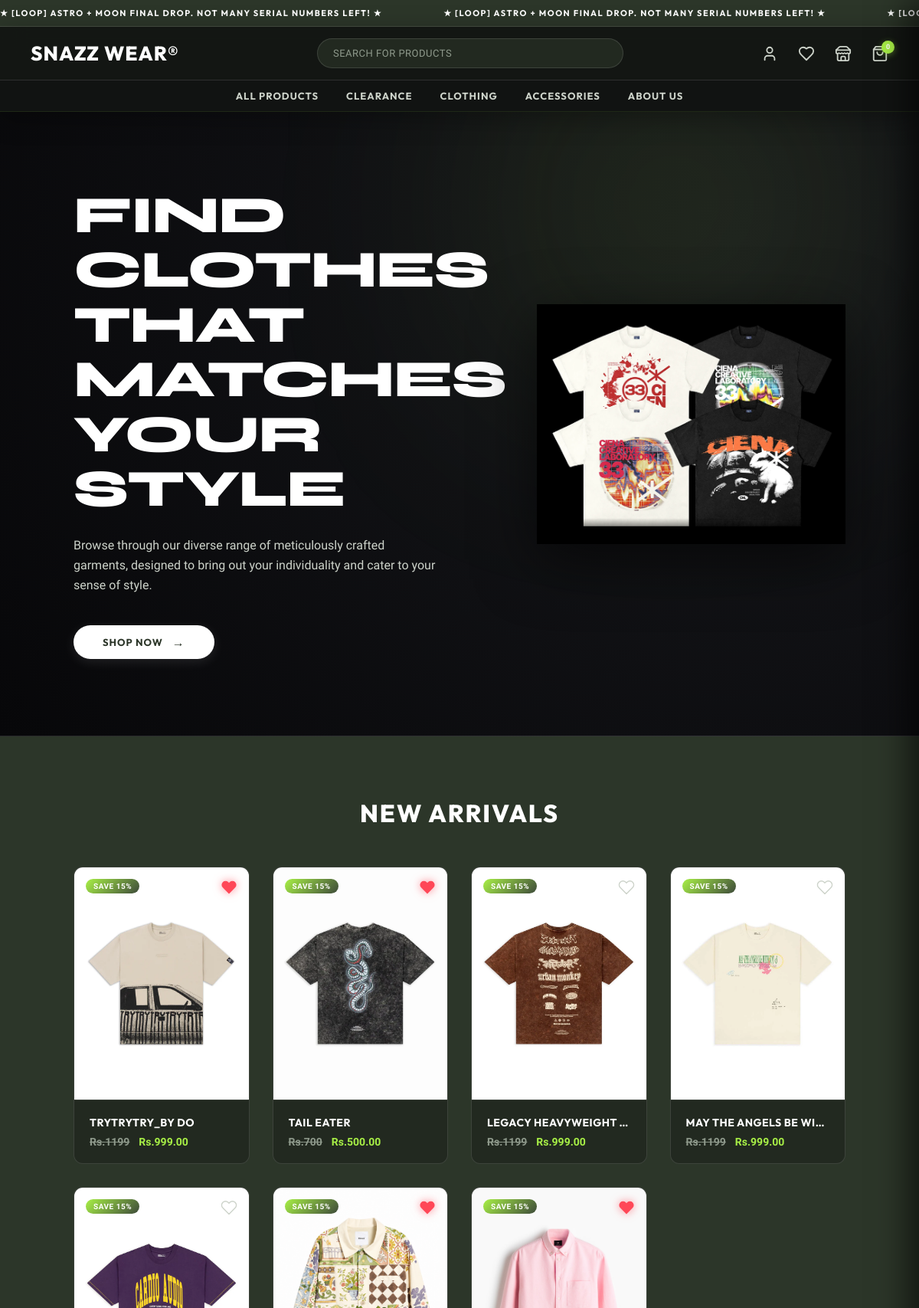
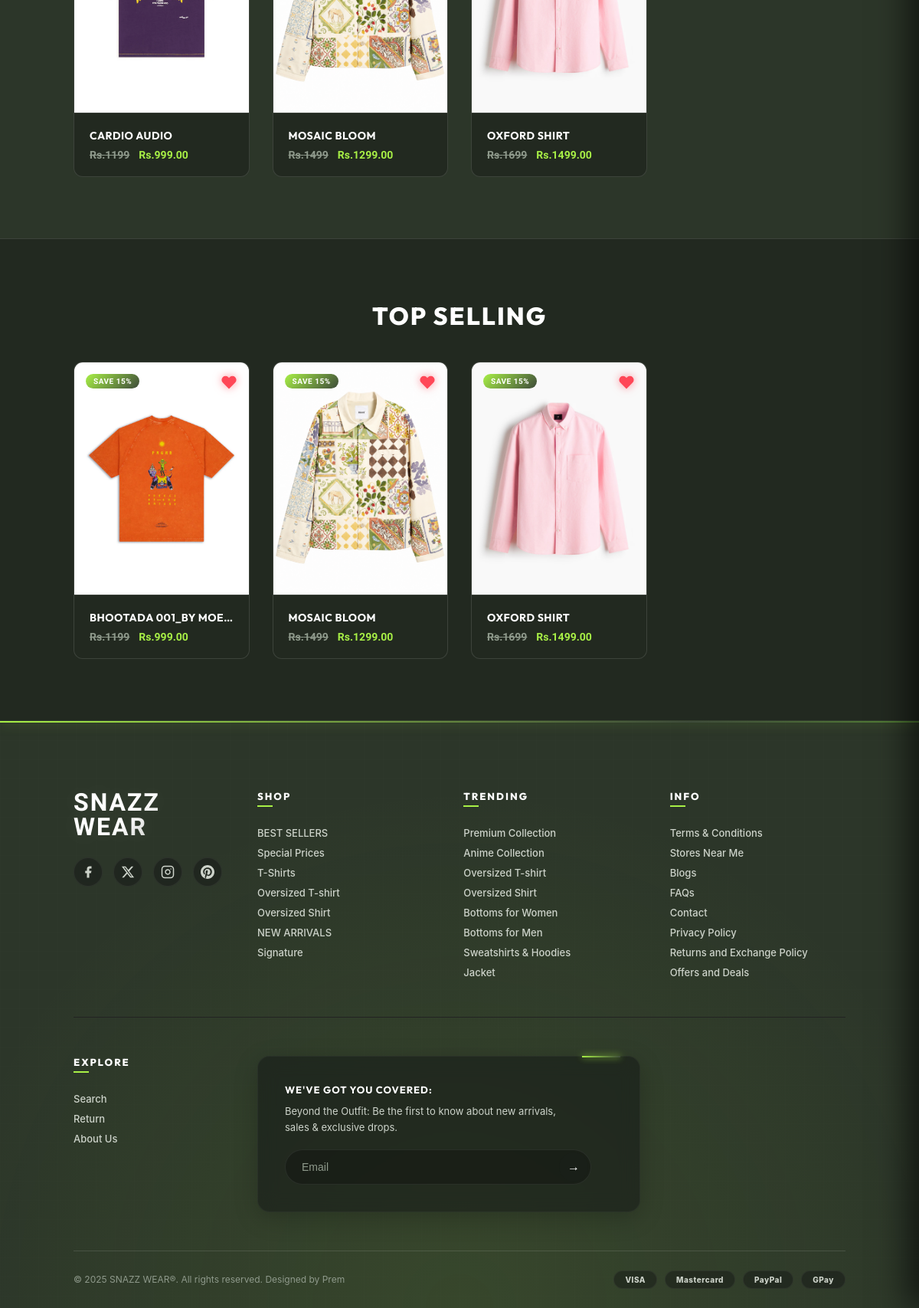
The page / on the database its author committed (2 pictures, top to bottom).
### products/models.py (models this page shows, shortened)
class Product(models.Model):
    name = models.CharField(max_length=200)
    slug = models.SlugField(unique=True)
    category = models.ForeignKey(Category, on_delete=models.CASCADE)
    description = models.TextField()
    price = models.DecimalField(max_digits=10, decimal_places=2)
    is_new = models.BooleanField(default=False)
    is_top_selling = models.BooleanField(default=False)
    created_at = models.DateTimeField(auto_now_add=True)

class ProductImage(models.Model):
    product = models.ForeignKey(Product, on_delete=models.CASCADE)
    image = models.ImageField(upload_to='products/')

### core/views.py (the view)
# urls.py: path('', HomeView.as_view(), name='home'),
class HomeView(TemplateView):
    template_name = "core/home.html"
    def get_context_data(self, **kwargs):
        context = super().get_context_data(**kwargs)
        context['new_arrivals'] = Product.objects.filter(is_new=True)
        context['top_selling'] = Product.objects.filter(is_top_selling=True)
        from products.views import get_wishlist_ids
        context['wishlist_product_ids'] = get_wishlist_ids(self.request)
        return context

### products/views.py (called while the page is built)
def get_wishlist_session(request):
    if not request.session.session_key:
        request.session.create()
    return request.session.session_key

def get_wishlist_ids(request):
    if request.user.is_authenticated:
        return list(Wishlist.objects.filter(user=request.user).values_list('product_id', flat=True))
    else:
        return list(Wishlist.objects.filter(session_id=get_wishlist_session(request)).values_list('product_id', flat=True))

### templates/core/home.html (shortened to what this page needs)
{% extends 'base.html' %}
{% load static %}
{% block content %}
<section class="hero">
    <div class="hero-text">
        <h1>FIND CLOTHES<br>THAT MATCHES<br>YOUR STYLE</h1>
        <p>
            Browse through our diverse range of meticulously crafted garments,
            designed to bring out your individuality and cater to your sense of style.
        </p>
        <a href="/shop/" class="btn-primary">Shop Now</a>
    </div>
<div class="hero-image">
    <img src="{% static 'images/Back.png' %}" alt="Hero Image">
</div>
</section>
<section class="home-products">
    <div class="container">
        <h2 class="section-title">NEW ARRIVALS</h2>
        <div class="shop-grid">
            {% for product in new_arrivals %}
                <div class="premium-card">
                    <div class="premium-image-wrapper">
                        <div class="premium-badge">SAVE 15%</div>
                        <div class="premium-heart" data-product-id="{{ product.id }}">
                            <svg class="{% if product.id in wishlist_product_ids %}active{% endif %}" viewBox="0 0 24 24" fill="none" stroke="currentColor" stroke-width="1.5" stroke-linecap="round" stroke-linejoin="round">
                                <path d="M20.84 4.61a5.5 5.5 0 0 0-7.78 0L12 5.67l-1.06-1.06a5.5 5.5 0 0 0-7.78 7.78l1.06 1.06L12 21.23l7.78-7.78 1.06-1.06a5.5 5.5 0 0 0 0-7.78z"></path>
                            </svg>
                        </div>
                        <a href="{% url 'product_detail' product.slug %}">
                            {% if product.productimage_set.first %}
                                <img src="{{ product.productimage_set.first.image.url }}" alt="{{ product.name }}">
                            {% else %}
                                <img src="{% static 'images/back.png' %}" alt="{{ product.name }}">
                            {% endif %}
                        </a>
                    </div>
                    <div class="premium-info">
                        <a href="/shop/" style="text-decoration: none;">
                            <h4 class="premium-title">{{ product.name }}</h4>
                        </a>
                        <div class="premium-prices">
                            <span class="premium-old-price">Rs.{{ product.price|add:"200" }}</span>
                            <span class="premium-new-price">Rs.{{ product.price }}</span>
                        </div>
                    </div>
                </div>
            {% endfor %}
        </div>
    </div>
</section>
<section class="product-section">
    <h2>TOP SELLING</h2>
    <div class="product-grid">
        {% for product in top_selling %}
            <div class="premium-card">
                <div class="premium-image-wrapper">
                    <div class="premium-badge">SAVE 15%</div>
                    <div class="premium-heart" data-product-id="{{ product.id }}">
                        <svg class="{% if product.id in wishlist_product_ids %}active{% endif %}" viewBox="0 0 24 24" fill="none" stroke="currentColor" stroke-width="1.5" stroke-linecap="round" stroke-linejoin="round">
                            <path d="M20.84 4.61a5.5 5.5 0 0 0-7.78 0L12 5.67l-1.06-1.06a5.5 5.5 0 0 0-7.78 7.78l1.06 1.06L12 21.23l7.78-7.78 1.06-1.06a5.5 5.5 0 0 0 0-7.78z"></path>
                        </svg>
                    </div>
                    <a href="/shop/">
                        {% if product.productimage_set.first %}
                            <img src="{{ product.productimage_set.first.image.url }}" alt="{{ product.name }}">
                        {% else %}
                            <img src="{% static 'images/back.png' %}" alt="{{ product.name }}">
                        {% endif %}
                    </a>
                </div>
                <div class="premium-info">
                    <a href="/shop/" style="text-decoration: none;">
                        <h4 class="premium-title">{{ product.name }}</h4>
                    </a>
                    <div class="premium-prices">
                        <span class="premium-old-price">Rs.{{ product.price|add:"200" }}</span>
                        <span class="premium-new-price">Rs.{{ product.price }}</span>
                    </div>
                </div>
            </div>
        {% empty %}
            <p>No products yet.</p>
        {% endfor %}
    </div>
</section>
{% endblock %}

### rows shown on the page
Product: productimage_set.first.image (picture), name "TRYTRYTRY_BY DO", price|add "1199", price "999.00"
Product: productimage_set.first.image (picture), name "TAIL EATER", price|add "700", price "500.00"
Product: productimage_set.first.image (picture), name "LEGACY HEAVYWEIGHT…", price|add "1199", price "999.00"
Product: productimage_set.first.image (picture), name "MAY THE ANGELS BE WI…", price|add "1199", price "999.00"
Product: productimage_set.first.image (picture), name "CARDIO AUDIO", price|add "1199", price "999.00"
Product: productimage_set.first.image (picture), name "MOSAIC BLOOM", price|add "1499", price "1299.00"
Product: productimage_set.first.image (picture), name "OXFORD SHIRT", price|add "1699", price "1499.00"
Product: productimage_set.first.image (picture), name "BHOOTADA 001_BY MOE…", price|add "1199", price "999.00"
